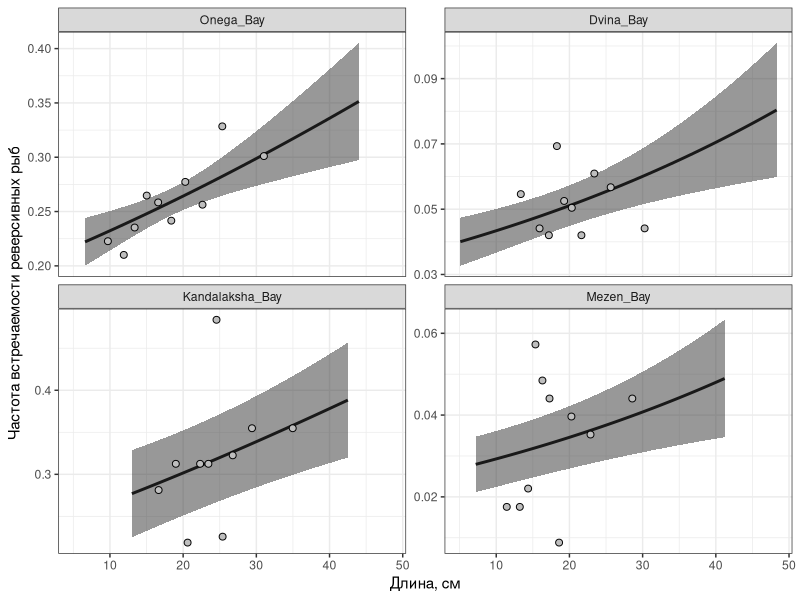

Recreate this plot in R.
## ---- chunk 1
library(knitr)
opts_chunk$set(echo = FALSE, warning = FALSE, message = FALSE)

## ---- chunk 2
library(mgcv)
library(ggplot2)
library(dplyr)
library(broom)
library(car)


theme_set(theme_bw())

kam <- read.table("Data/kambala.csv", sep = ",", header = T, dec = ".")
kam$Orient <- kam$Sidedness
# str(kam)
kam$Outcome <- ifelse(kam$Orient == "Left", 1, 0)


kam$Bay <- factor(kam$Bay, levels = c("Onega_Bay", "Dvina_Bay","Kandalaksha_Bay", "Mezen_Bay" ))

## ---- chunk 3

Mod <- glm(Outcome ~  L * Sex*Bay, data = kam, family = "binomial")

## ---- chunk 4
drop1(Mod, test = "Chi")
Mod_2 <- update(Mod, . ~ . - L:Sex:Bay)

drop1(Mod_2, test = "Chi")
Mod_3 <- update(Mod_2, . ~ . - L:Sex)


drop1(Mod_3, test = "Chi")
Mod_4 <- update(Mod_3, . ~ . - Sex:Bay)

drop1(Mod_4, test = "Chi")
Mod_5 <- update(Mod_4, . ~ . - L:Bay)

drop1(Mod_5, test = "Chi")

Mod_6 <- update(Mod_5, . ~ . - Sex)

## ---- chunk 5
kable(tidy(Mod_6))

## ---- chunk 6
# 
# new_data <- kam %>% group_by(Bay, Sex) %>% do(data.frame(L = seq(min(.$L), max(.$L), length.out = 100) ))
# 
# predicted <- predict(Mod_6, newdata = new_data, se.fit = T, type = "response")
# 
# new_data$Predicted <- predicted$fit
# new_data$SE <- predicted$se.fit
# 
# Left_prop <- kam %>% mutate(Size_class = ntile(x = L, n = 5)) %>% group_by(Bay, Sex, Size_class) %>% summarise(L_mean = mean(L), Left_prop = mean(Orient == "Left"))
# 
# new_data$Sex <- factor(new_data$Sex, labels = c("Самки", "Самцы"))
# 
# Left_prop$Sex <- factor(Left_prop$Sex, labels = c("Самки", "Самцы"))
# 
# new_data$Bay <- factor(new_data$Bay, levels = c("Kandalaksha_Bay", "Onega_Bay", "Dvina_Bay", "Mezen_Bay" )) 
# 
# 
# 
# 
# 
# 
# ggplot(new_data, aes(x = L, y = Predicted)) + 
#   geom_line(aes(color = Sex), size = 1) +  
#   geom_ribbon(aes(ymin = Predicted - 1.96*SE, ymax = Predicted + 1.96*SE, fill = Sex), alpha = 0.5 ) + 
#   geom_point(data = Left_prop, aes(x = L_mean, y = Left_prop, fill = Sex), shape = 21, size = 2) + 
#   facet_wrap(~ Bay, ncol = 2, scales = "free_y") +
#   labs(x = "Длина, см", y = "Частота встречаемости реверсивных рыб", fill ="Пол", color = "Пол") +
#   scale_fill_manual(values = c("pink", "blue"))





new_data <- kam %>% group_by(Bay) %>% do(data.frame(L = seq(min(.$L), max(.$L), length.out = 100) ))

predicted <- predict(Mod_6, newdata = new_data, se.fit = T, type = "response")

new_data$Predicted <- predicted$fit
new_data$SE <- predicted$se.fit

Left_prop <- kam %>% group_by(Bay) %>% do(data.frame(L = .$L, Orient = .$Orient, Size_class = ntile(x = .$L, n = 10))) %>% group_by(Bay,Size_class) %>% summarise(L_mean = mean(L), Left_prop = mean(Orient == "Left"))

  
  





ggplot(new_data, aes(x = L, y = Predicted)) + 
  geom_line( size = 1) +  
  geom_ribbon(aes(ymin = Predicted - 1.96*SE, ymax = Predicted + 1.96*SE), alpha = 0.5 ) + 
  geom_point(data = Left_prop, aes(x = L_mean, y = Left_prop), shape = 21, size = 2, fill = "gray") + 
  facet_wrap(~ Bay, ncol = 2, scales = "free_y") +
  labs(x = "Длина, см", y = "Частота встречаемости реверсивных рыб", fill ="Пол", color = "Пол") +
  scale_fill_manual(values = c("pink", "blue"))
